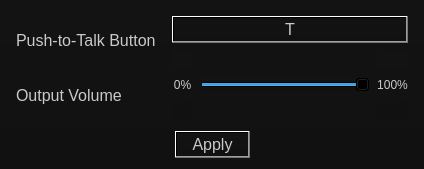
<?xml version="1.0" encoding="UTF-8"?>
<ui version="4.0">
 <class>SettingsWindow</class>
 <widget class="QMainWindow" name="SettingsWindow">
  <property name="geometry">
   <rect>
    <x>0</x>
    <y>0</y>
    <width>424</width>
    <height>169</height>
   </rect>
  </property>
  <property name="windowTitle">
   <string>Settings</string>
  </property>
  <property name="styleSheet">
   <string notr="true">background-color: qlineargradient(spread:pad, x1:0.480769, y1:1, x2:0.476, y2:0, stop:0 rgba(17, 17, 17, 255), stop:1 rgba(19, 19, 19, 255));
color: rgb(202, 202, 202);</string>
  </property>
  <widget class="QWidget" name="centralwidget">
   <layout class="QVBoxLayout" name="verticalLayout_2">
    <property name="leftMargin">
     <number>11</number>
    </property>
    <property name="topMargin">
     <number>11</number>
    </property>
    <property name="rightMargin">
     <number>11</number>
    </property>
    <property name="bottomMargin">
     <number>11</number>
    </property>
    <item>
     <layout class="QHBoxLayout" name="horizontalLayout_3">
      <item>
       <layout class="QVBoxLayout" name="verticalLayout_3" stretch="50,50">
        <property name="leftMargin">
         <number>5</number>
        </property>
        <property name="topMargin">
         <number>5</number>
        </property>
        <property name="rightMargin">
         <number>5</number>
        </property>
        <property name="bottomMargin">
         <number>5</number>
        </property>
        <item>
         <widget class="QLabel" name="label">
          <property name="font">
           <font>
            <family>Segoe UI</family>
            <pointsize>12</pointsize>
           </font>
          </property>
          <property name="styleSheet">
           <string notr="true">background-color: rgba(255, 255, 255, 0);</string>
          </property>
          <property name="text">
           <string>Push-to-Talk Button</string>
          </property>
         </widget>
        </item>
        <item>
         <widget class="QLabel" name="label_2">
          <property name="font">
           <font>
            <family>Segoe UI</family>
            <pointsize>12</pointsize>
           </font>
          </property>
          <property name="styleSheet">
           <string notr="true">background-color: rgba(255, 255, 255, 0);</string>
          </property>
          <property name="text">
           <string>Output Volume</string>
          </property>
         </widget>
        </item>
       </layout>
      </item>
      <item>
       <layout class="QVBoxLayout" name="verticalLayout_4" stretch="50,50">
        <property name="spacing">
         <number>7</number>
        </property>
        <property name="leftMargin">
         <number>5</number>
        </property>
        <property name="topMargin">
         <number>5</number>
        </property>
        <property name="rightMargin">
         <number>5</number>
        </property>
        <property name="bottomMargin">
         <number>5</number>
        </property>
        <item>
         <widget class="QPushButton" name="pushButton">
          <property name="sizePolicy">
           <sizepolicy hsizetype="Expanding" vsizetype="Fixed">
            <horstretch>0</horstretch>
            <verstretch>0</verstretch>
           </sizepolicy>
          </property>
          <property name="font">
           <font>
            <family>Segoe UI</family>
            <pointsize>12</pointsize>
           </font>
          </property>
          <property name="text">
           <string>T</string>
          </property>
         </widget>
        </item>
        <item>
         <layout class="QHBoxLayout" name="horizontalLayout_4" stretch="10,80,10">
          <item>
           <widget class="QLabel" name="label_3">
            <property name="text">
             <string>0%</string>
            </property>
            <property name="alignment">
             <set>Qt::AlignCenter</set>
            </property>
           </widget>
          </item>
          <item>
           <widget class="QSlider" name="horizontalSlider">
            <property name="styleSheet">
             <string notr="true"/>
            </property>
            <property name="minimum">
             <number>0</number>
            </property>
            <property name="maximum">
             <number>65535</number>
            </property>
            <property name="singleStep">
             <number>5</number>
            </property>
            <property name="value">
             <number>65535</number>
            </property>
            <property name="orientation">
             <enum>Qt::Horizontal</enum>
            </property>
           </widget>
          </item>
          <item>
           <widget class="QLabel" name="label_4">
            <property name="text">
             <string>100%</string>
            </property>
            <property name="alignment">
             <set>Qt::AlignCenter</set>
            </property>
           </widget>
          </item>
         </layout>
        </item>
       </layout>
      </item>
     </layout>
    </item>
    <item>
     <layout class="QHBoxLayout" name="horizontalLayout">
      <item>
       <spacer name="horizontalSpacer">
        <property name="orientation">
         <enum>Qt::Horizontal</enum>
        </property>
        <property name="sizeHint" stdset="0">
         <size>
          <width>40</width>
          <height>20</height>
         </size>
        </property>
       </spacer>
      </item>
      <item>
       <widget class="QPushButton" name="pushButton_2">
        <property name="font">
         <font>
          <family>Segoe UI</family>
          <pointsize>12</pointsize>
         </font>
        </property>
        <property name="text">
         <string>Apply</string>
        </property>
       </widget>
      </item>
      <item>
       <spacer name="horizontalSpacer_2">
        <property name="orientation">
         <enum>Qt::Horizontal</enum>
        </property>
        <property name="sizeHint" stdset="0">
         <size>
          <width>40</width>
          <height>20</height>
         </size>
        </property>
       </spacer>
      </item>
     </layout>
    </item>
   </layout>
  </widget>
  <widget class="QMenuBar" name="menubar">
   <property name="geometry">
    <rect>
     <x>0</x>
     <y>0</y>
     <width>424</width>
     <height>25</height>
    </rect>
   </property>
  </widget>
 </widget>
 <resources/>
 <connections/>
</ui>
